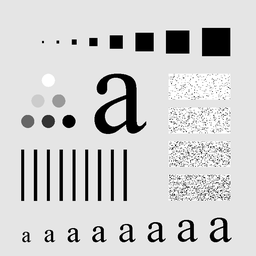
#> input picture Lab_4_ Image Filtering in Frequency Domain/Codes/alphabet.tif, 256 x 256 px, shrunk from 688 x 688 before the run
$ python Lab4_Question_3.py
#> lines starting #> are read from the running program, lines starting #| are printed output that depends on the picture; after the words box and inside, x2 and y2 are one past the last pixel; in counts of white or black regions, pixels touching at a corner belong together
# -*- coding: utf-8 -*-
"""
Perform following lowpass filtering(LPF) operations on ’alphabet.tif ’ with
cutoff frequencies set at radii values 10, 30, 60, 160, and 460:
(a) Ideal LPF
(b) Gaussian LPF
(c) Butterworth LPF(compare the effect of filter order)

"""

import numpy as np
import cv2
import math
import matplotlib.pyplot as plt


def Ideal_HPF(Image,cutoff):

    height, width = Image.shape
    Ideal_HPF = np.full((height, width),0)

    # Creating the Ideal High Pass Filter Mask

    for i in range(height):
        for j in range(width):
             d = math.sqrt((i-int(height)/2)**2 + (j-int(width)/2)**2)
             if (d >= cutoff):
                 Ideal_HPF[i,j] = 1

    Ideal_Highpass_output = Filter_Output(Image, Ideal_HPF)
    return Ideal_Highpass_output


def Gaussian_HPF(Image, cutoff):
    height, width = Image.shape

    Gaussian_HPF = Image.copy()

    # Creating the Gaussian Pass Filter Mask

    for i in range(height):
        for j in range(width):
             d_square = (i-int(height)/2)**2 + (j-int(width)/2)**2
             temp = -d_square/(2*(cutoff**2))
             Gaussian_HPF[i,j] = 1 - math.exp(temp)


    Ideal_Highpass_output = Filter_Output(Image, Gaussian_HPF)

    plt.figure(num=None, figsize=(8, 6), dpi=80)
    plt.imshow(np.log(abs(Gaussian_HPF)), cmap='gray');

    return Ideal_Highpass_output

def Butterworth_HPF(Image, cutoff,order):
    height, width = Image.shape

    Butterworth_HPF = Image.copy()

    # Creating the Butterworth High Pass Filter Mask

    for i in range(height):
        for j in range(width):
             d = math.sqrt((i-int(height)/2)**2 + (j-int(width)/2)**2)

             # To combat zero division error
             if(d!=0):
                 temp = (cutoff/d)**(2*order)
                 Butterworth_HPF[i,j] = 1/(1+temp)

             else:
                 Butterworth_HPF[i,j] = 0

    Ideal_Highpass_output = Filter_Output(Image, Butterworth_HPF)

    plt.figure(num=None, figsize=(8, 6), dpi=80)
    plt.imshow(np.log(abs(Butterworth_HPF)), cmap='gray');

    return Ideal_Highpass_output

def Filter_Output(Image, Mask):
    height, width = Image.shape

    High_Pass_output = Image*Mask
    Highpass_output_IFFT = np.fft.ifft2(High_Pass_output)


    # Decentering
    for i in range(height):
     for j in range(width):

        Highpass_output_IFFT[i,j] = Highpass_output_IFFT[i,j]*((-1)**(i+j))

    Highpass_output_image = Highpass_output_IFFT[(int(height/2) - int(height/4)):(int(height/2) + int(height/4)), (int(width/2) - int(width/4)):(int(width/2) + int(width/4)) ]

    # Discarding imaginary values of image and limiting into gray scale range


    Highpass_output_image = np.clip(Highpass_output_image, 0, 255)
    Highpass_output_image = Highpass_output_image.astype('uint8')


    return Highpass_output_image

Alphabet_Image = cv2.imread("alphabet.tif", 0)
#> Alphabet_Image is the input picture: shape (256, 256); min 0, max 255, mean 207.3
height, width = Alphabet_Image.shape
#> height = 256; width = 256

# Mirror Padding
Alphabet_pad = np.pad(np.array(Alphabet_Image), ((int(height/2),int(height/2)),(int(width/2),int(width/2))),'symmetric')
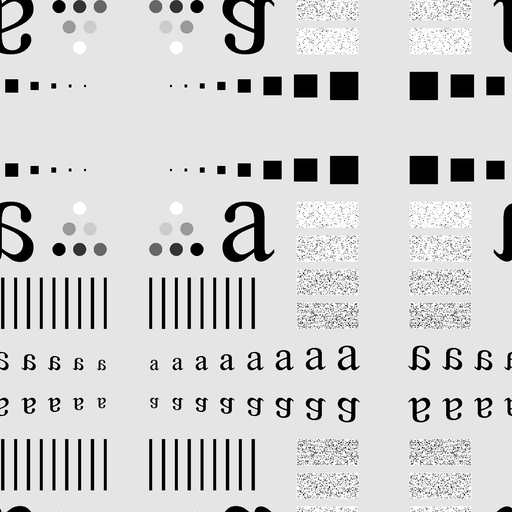
#> Alphabet_pad: shape (512, 512); min 0, max 255, mean 207.3

Alphabet_pad_centre = np.full((2*height, 2*width),0)

# Centering
for i in range(height*2):
    for j in range(width*2):

        Alphabet_pad_centre[i,j] = Alphabet_pad[i,j]*((-1)**(i+j))
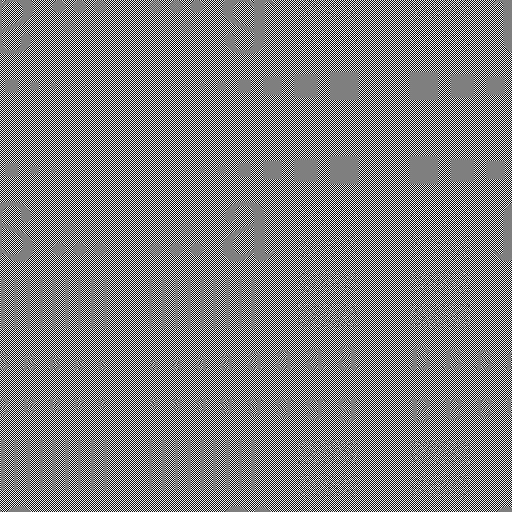
#> Alphabet_pad_centre: shape (512, 512) int64; min -255, max 255, mean 0; drawn with min black and max white

Alphabet_Image_FFT = np.fft.fft2(Alphabet_pad_centre)

Ideal_Highpass_60 = Ideal_HPF(Alphabet_Image_FFT, 60)
#> after the loop in Ideal_HPF, `for i in range(height):`:
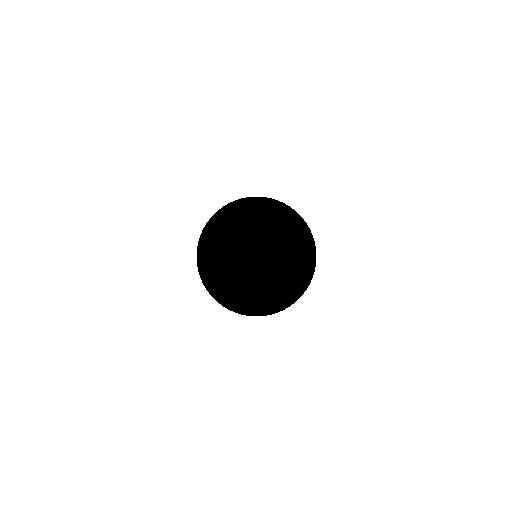
#> Ideal_HPF: shape (512, 512) int64; values 0 (black) and 1 (white), 95.7% white; 1 black region, box (x1, y1, x2, y2) and area: (197, 197, 316, 316) 11277
cv2.imshow('Ideal_Highpass_60', abs(Ideal_Highpass_60))
cv2.imwrite('Ideal_Highpass_60.tif',Ideal_Highpass_60)
cv2.waitKey(0)

Ideal_Highpass_160 = Ideal_HPF(Alphabet_Image_FFT, 160)
#> call 2 of Ideal_HPF, with Image = array of shape (512, 512), cutoff = 160
#> after the loop in Ideal_HPF (call 2), `for i in range(height):`:
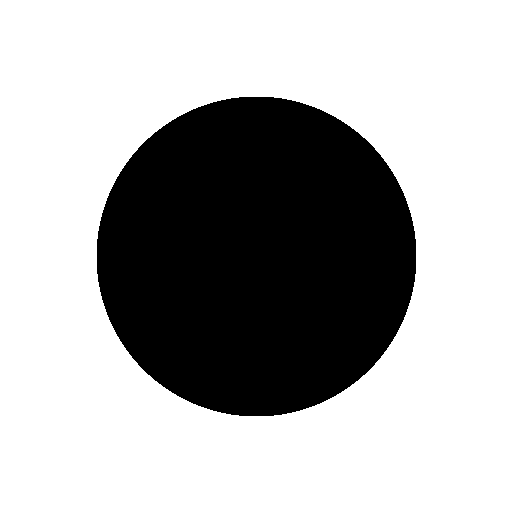
#> Ideal_HPF: shape (512, 512) int64; values 0 (black) and 1 (white), 69.3% white; 1 black region, box (x1, y1, x2, y2) and area: (97, 97, 416, 416) 80369
cv2.imshow('Ideal_Highpass_160', abs(Ideal_Highpass_160))
cv2.imwrite('Ideal_Highpass_160.tif',Ideal_Highpass_160)
cv2.waitKey(0)

Gaussian_Highpass_60 = Gaussian_HPF(Alphabet_Image_FFT, 60)
#> in Filter_Output (call 3), `Highpass_output_image = Highpass_output_image.astype('uint8')`:
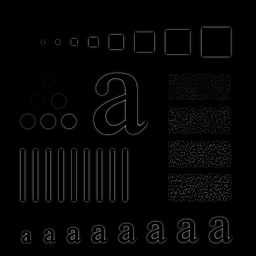
#> Highpass_output_image: shape (256, 256); min 0, max 148, mean 5
cv2.imshow('Gaussian_Highpass_60', abs(Gaussian_Highpass_60))
cv2.imwrite('Gaussian_Highpass_60.tif',Gaussian_Highpass_60)
cv2.waitKey(0)

Gaussian_Highpass_160 = Gaussian_HPF(Alphabet_Image_FFT, 160)
cv2.imshow('Gaussian_Highpass_160', abs(Gaussian_Highpass_160))
cv2.imwrite('Gaussian_Highpass_160.tif',Gaussian_Highpass_160)
cv2.waitKey(0)

Butterworth_Highpass_60_1 = Butterworth_HPF(Alphabet_Image_FFT, 60,1)
cv2.imshow('Butterworth_Highpass_60_1', abs(Butterworth_Highpass_60_1))
cv2.imwrite('Butterworth_Highpass_60_1.tif',Butterworth_Highpass_60_1)
cv2.waitKey(0)

Butterworth_Highpass_160_1 = Butterworth_HPF(Alphabet_Image_FFT, 160,1)
cv2.imshow('Butterworth_Highpass_160_1', abs(Butterworth_Highpass_160_1))
cv2.imwrite('Butterworth_Highpass_160_1.tif',Butterworth_Highpass_160_1)
cv2.waitKey(0)

Butterworth_Highpass_60_3 = Butterworth_HPF(Alphabet_Image_FFT, 60,3)
cv2.imshow('Butterworth_Highpass_60_3', abs(Butterworth_Highpass_60_3))
cv2.imwrite('Butterworth_Highpass_60_3.tif',Butterworth_Highpass_60_3)
cv2.waitKey(0)

Butterworth_Highpass_160_3 = Butterworth_HPF(Alphabet_Image_FFT, 160,3)
cv2.imshow('Butterworth_Highpass_160_3', abs(Butterworth_Highpass_160_3))
cv2.imwrite('Butterworth_Highpass_160_3.tif',Butterworth_Highpass_160_3)
cv2.waitKey(0)


Butterworth_Highpass_60_5 = Butterworth_HPF(Alphabet_Image_FFT, 60,5)
cv2.imshow('Butterworth_Highpass_60_5', abs(Butterworth_Highpass_60_5))
cv2.imwrite('Butterworth_Highpass_60_5.tif',Butterworth_Highpass_60_5)
cv2.waitKey(0)

Butterworth_Highpass_160_5 = Butterworth_HPF(Alphabet_Image_FFT, 160,5)
cv2.imshow('Butterworth_Highpass_160_5', abs(Butterworth_Highpass_160_5))
cv2.imwrite('Butterworth_Highpass_160_5.tif',Butterworth_Highpass_160_5)
cv2.waitKey(0)
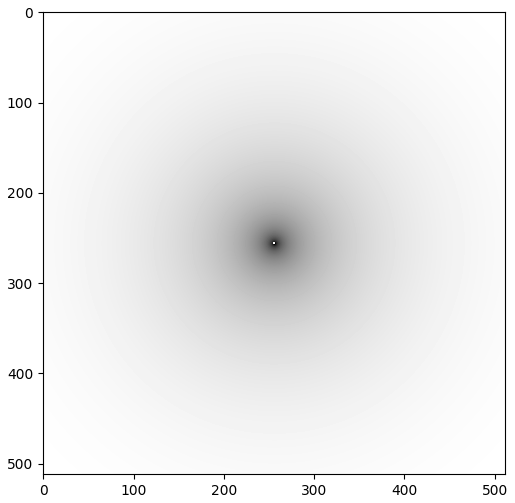
#> figure drawn by matplotlib, 1 panel
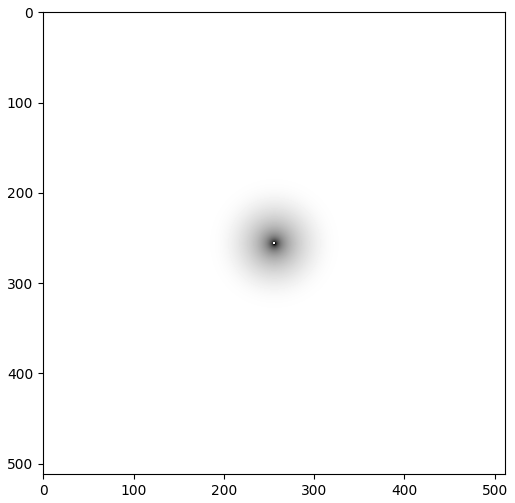
#> figure drawn by matplotlib, 1 panel
